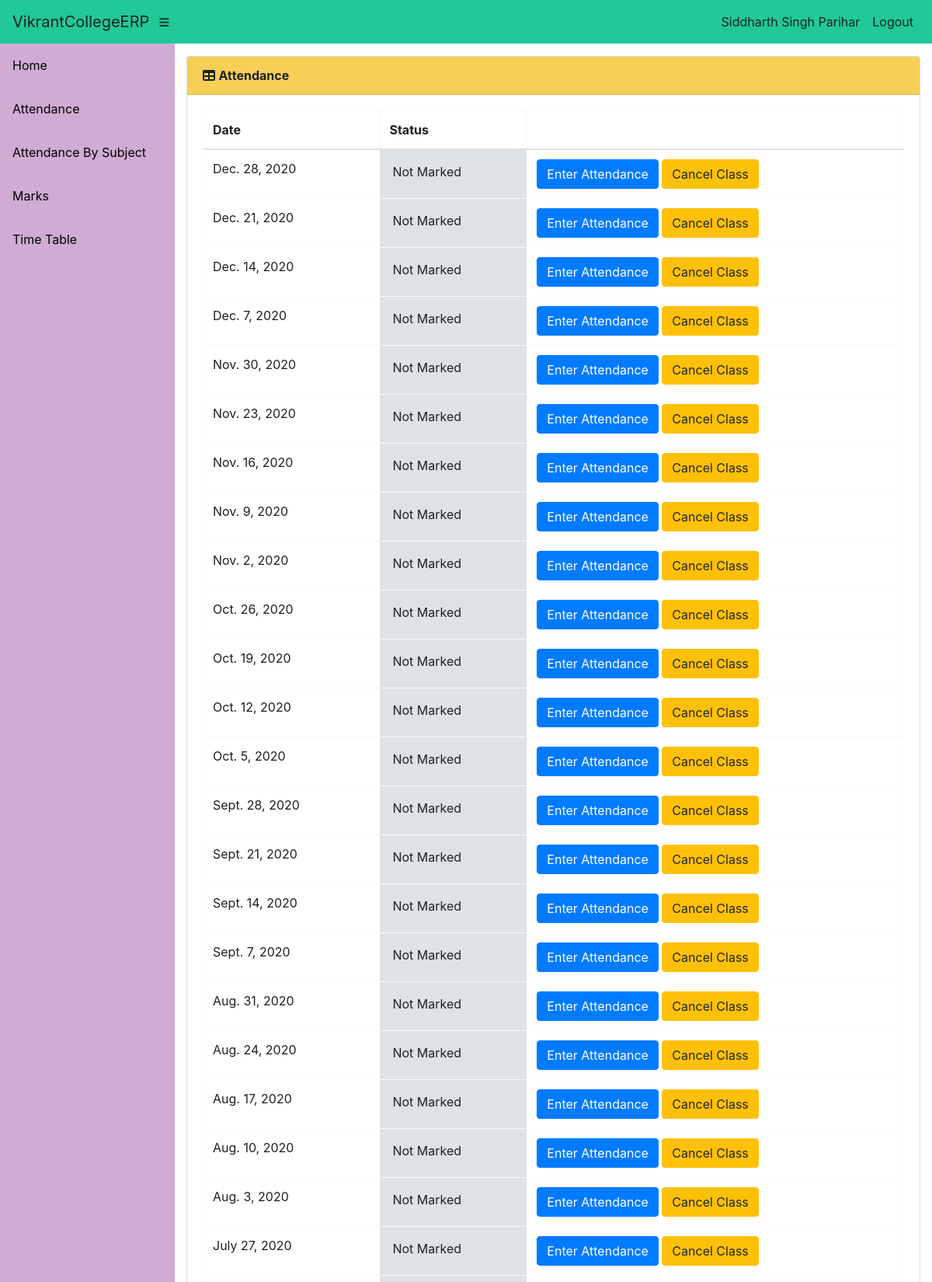
The app's page /teacher/49/ClassDates/ (signed in, upper part) with its own data.
### info/models.py (models this page shows, shortened)
class User(AbstractUser):
    @property
    def is_student(self):
        if hasattr(self, 'student'):
            return True
        return False

class Student(models.Model):
    user = models.OneToOneField(User, on_delete=models.CASCADE, null=True)
    class_id = models.ForeignKey(Class, on_delete=models.CASCADE, default=1)
    USN = models.CharField(primary_key='True', max_length=100)
    name = models.CharField(max_length=200)
    sex = models.CharField(max_length=50, choices=sex_choice, default='Male')
    DOB = models.DateField(default='1998-01-01')

class AttendanceClass(models.Model):
    assign = models.ForeignKey(Assign, on_delete=models.CASCADE)
    date = models.DateField()
    status = models.IntegerField(default=0)

### info/views.py (the view)
# urls.py: path('teacher/<int:assign_id>/ClassDates/', views.t_class_date, name='t_class_date'),
@login_required()
def t_class_date(request, assign_id):
    now = timezone.now()
    ass = get_object_or_404(Assign, id=assign_id)
    att_list = ass.attendanceclass_set.filter(date__lte=now).order_by('-date')
    return render(request, 'info/t_class_date.html', {'att_list': att_list})

### info/templates/info/t_class_date.html
{% extends 'info/base.html' %}
{% block content %}
    <div class="card mb-3">
        <div class="card-header">
              <i class="fas fa-table"></i>
            <b>Attendance</b></div>
            <div class="card-body">
              <div class="table-responsive">
                <table class="table table-bordered" id="dataTable" width="100%" cellspacing="0">
                  <thead>
                    <tr>
                        <th>Date</th>
                        <th>Status</th>
                        <th></th>
                    </tr>
                  </thead>
                  <tbody>
                    {% for a in att_list %}
                    <tr>
                        <td>{{ a.date }}</td>
                        {% if a.status == 0 %}
                            <td class="p-3 mb-2 bg-danger text-white">Not Marked</td>
                            <td>
                                <a class="btn btn-primary" href="{% url 't_attendance' a.id %}" role="button">Enter Attendance</a>
                                <a class="btn btn-warning" href="{% url 'cancel_class' a.id %}">Cancel Class</>
                            </td>
                        {% elif a.status == 1 %}
                            <td class="p-3 mb-2 bg-success text-white">Marked</td>
                            <td><a class="btn btn-secondary" href="{% url 'edit_att' a.id %}" role="button">Edit Attendance</a> </td>
                        {% else %}
                            <td class="p-3 mb-2 bg-warning text-white">Cancelled</td>
                            <td><a class="btn btn-primary" href="{% url 't_attendance' a.id %}" role="button">Enter Attendance</a></td>
                        {% endif %}
                    </tr>
                    {% empty %}
                            <p>student has no courses</p>
                    {% endfor %}
                  </tbody>
                </table>
              </div>
        </div>
    </div>
{% endblock %}

### info/templates/info/base.html (shortened to what this page needs)
<!DOCTYPE html>
<html lang="en">
  <head>
      {% load static %}
    <link href="{% static '/info/bootstrap/vendor/bootstrap/css/bootstrap.min.css' %}" rel="stylesheet">
    <link href="{% static '/info/bootstrap/vendor/fontawesome-free/css/all.min.css' %}" rel="stylesheet" type="text/css">
    <link href="{% static '/info/bootstrap/vendor/datatables/dataTables.bootstrap4.css' %}" rel="stylesheet">
    <link href="{% static '/info/bootstrap/css/sb-admin.css' %}" rel="stylesheet">
  </head>
  <body id="page-top">
    <nav class="navbar navbar-expand navbar-dark bg-dark static-top">
      <a class="navbar-brand mr-1" href="{% url 'index' %}">VikrantCollegeERP</a>
      <button class="btn btn-link btn-sm text-white order-1 order-sm-0" id="sidebarToggle" href="#">
        <i class="fas fa-bars"></i>
      </button>
        <div class="collapse navbar-collapse" id="navbarResponsive">
          <ul class="navbar-nav ml-auto">
            <li class="nav-item">
                {% if request.user.is_student %}
                    <a class="nav-link text-capitalize">{{ request.user.student.name }}</a>
                {% elif request.user.is_teacher %}
                    <a class="nav-link text-capitalize">{{ request.user.teacher.name }}</a>
                {% endif %}
            </li>
            <li class="nav-item">
                <a class="nav-link" href="#" data-toggle="modal" data-target="#logoutModal">Logout</a>
            </li>
          </ul>
        </div>
    </nav>
    <div id="wrapper">
      <ul class="sidebar navbar-nav">
            <li class="nav-item">
              <a class="nav-link" href="{% url 'index' %}">
                <span>Home</span>
              </a>
            </li>
        {% if request.user.is_student %}
            <li class="nav-item">
              <a class="nav-link" href="{% url 'attendance' request.user.student.USN %}">
                <span>Attendance</span>
              </a>
            </li>
            <li class="nav-item">
              <a class="nav-link" href="{% url 'attendance' request.user.student.USN %}">
                <span>Attendance By Subject</span>
              </a>
            </li>
            <li class="nav-item">
              <a class="nav-link" href="{% url 'marks_list' request.user.student.USN %}">
                <span>Marks</span>
              </a>
            </li>
              <li class="nav-item">
              <a class="nav-link" href="{% url 'timetable' request.user.student.class_id_id %}">
                <span>Time Table</span>
              </a>
            </li>
        {% endif %}
      </ul>
      <div id="content-wrapper">
        <div class="container-fluid">
            {% block content %}
            {% endblock %}
        </div>
      </div>
    </div>
  </body>
</html>

### records on screen
User: user.student.name "Siddharth Singh Parihar"
AttendanceClass: date "Dec. 28, 2020", status "Not Marked"
AttendanceClass: date "Dec. 21, 2020", status "Not Marked"
AttendanceClass: date "Dec. 14, 2020", status "Not Marked"
AttendanceClass: date "Dec. 7, 2020", status "Not Marked"
AttendanceClass: date "Nov. 30, 2020", status "Not Marked"
AttendanceClass: date "Nov. 23, 2020", status "Not Marked"
AttendanceClass: date "Nov. 16, 2020", status "Not Marked"
AttendanceClass: date "Nov. 9, 2020", status "Not Marked"
AttendanceClass: date "Nov. 2, 2020", status "Not Marked"
AttendanceClass: date "Oct. 26, 2020", status "Not Marked"
AttendanceClass: date "Oct. 19, 2020", status "Not Marked"
AttendanceClass: date "Oct. 12, 2020", status "Not Marked"
AttendanceClass: date "Oct. 5, 2020", status "Not Marked"
AttendanceClass: date "Sept. 28, 2020", status "Not Marked"
AttendanceClass: date "Sept. 21, 2020", status "Not Marked"
AttendanceClass: date "Sept. 14, 2020", status "Not Marked"
AttendanceClass: date "Sept. 7, 2020", status "Not Marked"
AttendanceClass: date "Aug. 31, 2020", status "Not Marked"
AttendanceClass: date "Aug. 24, 2020", status "Not Marked"
AttendanceClass: date "Aug. 17, 2020", status "Not Marked"
AttendanceClass: date "Aug. 10, 2020", status "Not Marked"
AttendanceClass: date "Aug. 3, 2020", status "Not Marked"
AttendanceClass: date "July 27, 2020", status "Not Marked"
